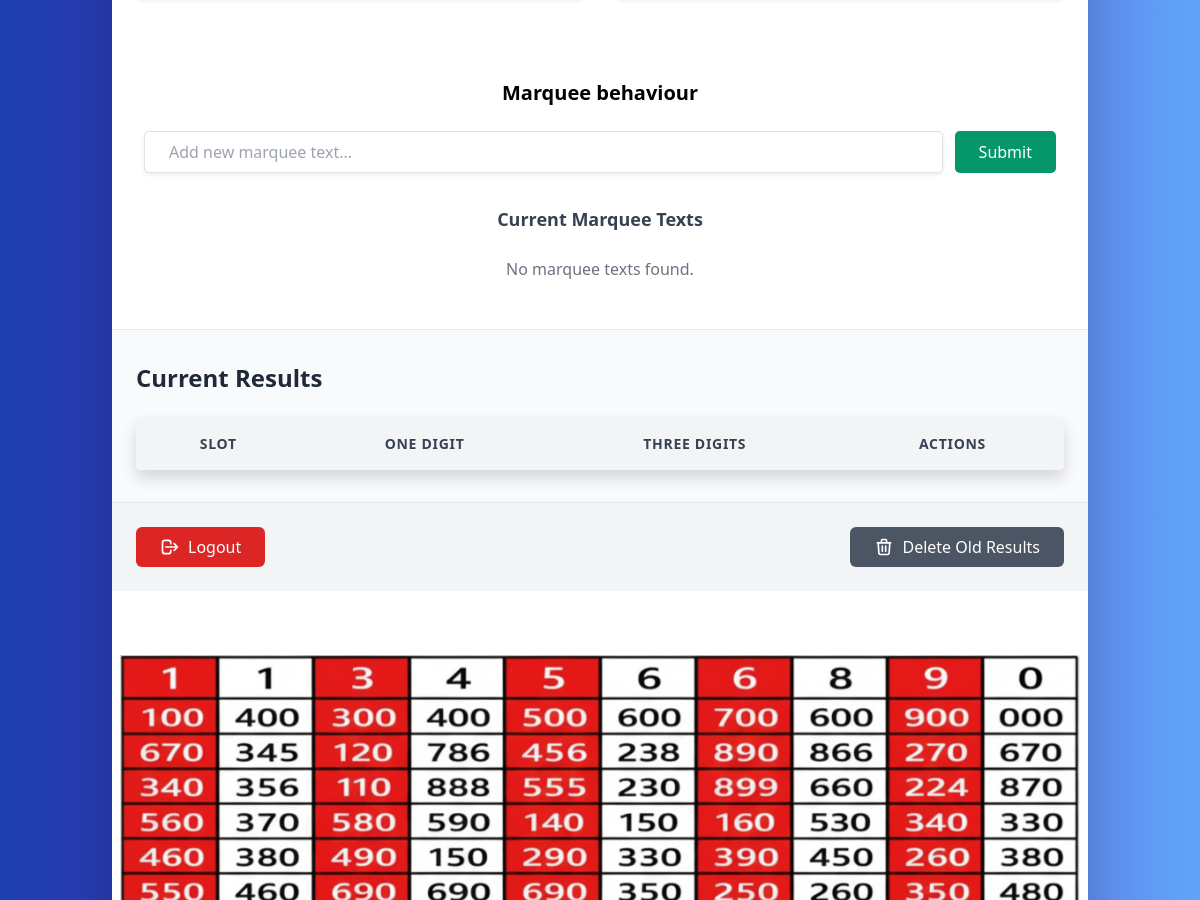
The app's page /admin (signed in, middle part), older data.
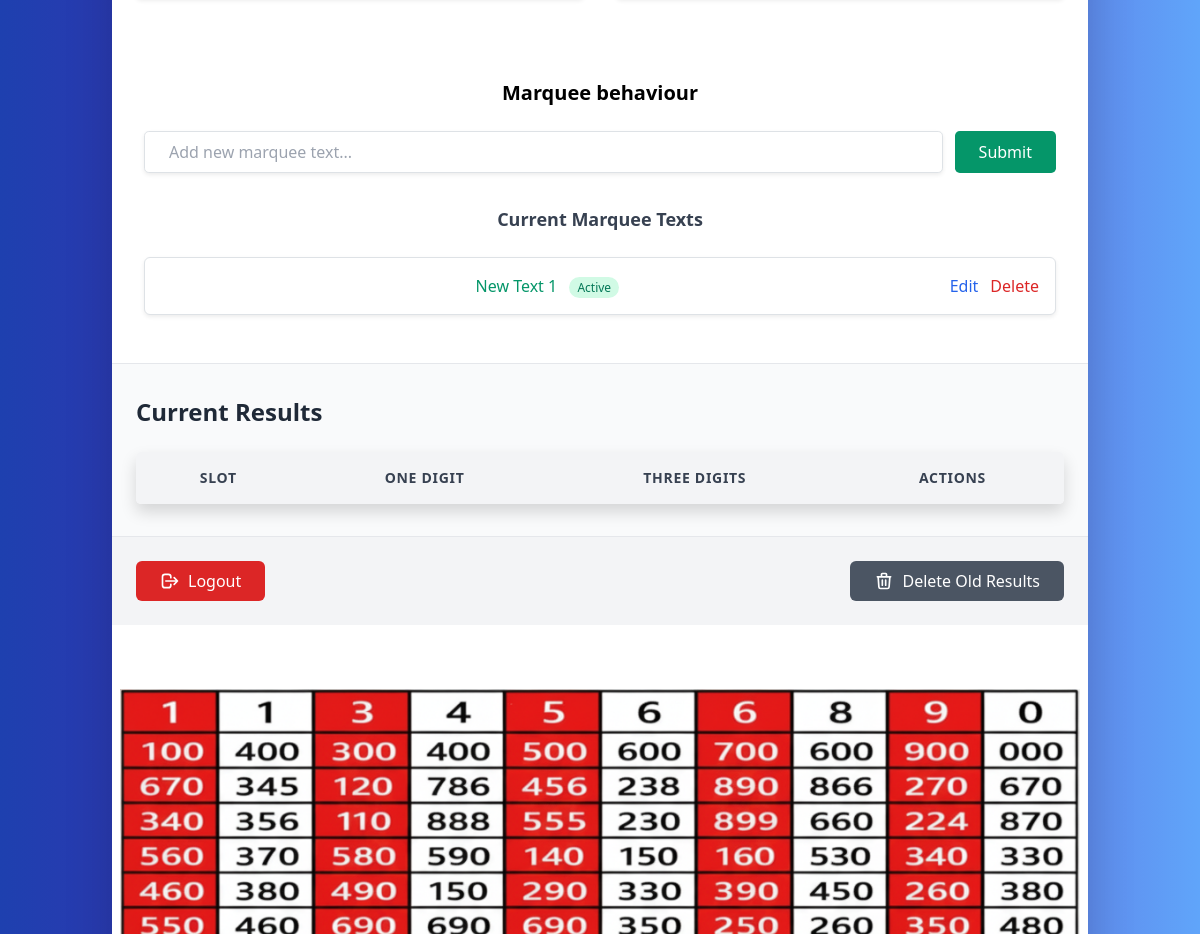
The same page, newer data.
### app.py (models this page shows)
class MarqueeText(db.Model):
    __tablename__ = "marquee_texts"
    id = db.Column(db.Integer, primary_key=True)
    text = db.Column(db.String(255), nullable=False)
    is_active = db.Column(db.Boolean, default=True)  # active/inactive status
    created_at = db.Column(db.DateTime, server_default=db.func.now())

### app.py (the view, shortened to what this page needs)
@app.route("/admin", methods=["GET", "POST"])
def admin():
    if 'admin' not in session:
        return redirect(url_for('admin_auth'))
    now = datetime.now(timezone("Asia/Kolkata"))
    currentday = now.strftime('%d-%b-%Y(%a)')
    daily_data = Result.query.filter_by(date=currentday).first()
    daily_extra = Extra.query.filter_by(date=currentday).first()
    marquee_texts = MarqueeText.query.all()
    return render_template(
        'admin.html',
        daily_data=daily_data,
        daily_extra=daily_extra,
        marquee_texts=marquee_texts,
        title="Admin Panel"
    )

### templates/admin.html (shortened to what the changed rows need)
{% extends 'layout.html' %}
{% block body %}
<link href="https://cdn.jsdelivr.net/npm/tailwindcss@2.2.19/dist/tailwind.min.css" rel="stylesheet">
<body class="min-h-screen bg-gradient-to-r from-blue-800 via-purple-800 to-blue-400">
  <div class="container mx-auto px-4  py-8 mb-60 mt-10">
    <div class="w-full mx-auto bg-white rounded-xl shadow-lg overflow-hidden">
<div class=" justify-center mt-5 mb-10 ml-2 mr-2 gap-4">
<h2 class="text-black text-center font-bold text-xl">Marquee behaviour</h2>
<div class="flex-1 px-4 py-2 text-center">
<div class="space-y-3">
  {% for item in marquee_texts %}
  <div class="flex items-center justify-between bg-white p-3 rounded-md shadow-sm border border-gray-200">
    <div class="flex-1 overflow-x-auto">
      <span class="whitespace-nowrap font-medium
        {{ 'text-green-600' if item.is_active else 'text-red-600' }}">
        {{ item.text }}
      </span>
      <span class="ml-2 px-2 py-0.5 text-xs rounded-full
        {{ 'bg-green-100 text-green-700' if item.is_active else 'bg-red-100 text-red-700' }}">
        {{ 'Active' if item.is_active else 'Inactive' }}
      </span>
    </div>
    <div class="flex-shrink-0 flex gap-3 ml-3">
      <a href="{{ url_for('edit_marquee', id=item.id) }}"
         class="text-blue-600 hover:text-blue-800 font-medium">Edit</a>
      <a href="{{ url_for('delete_marquee', id=item.id) }}"
         class="text-red-600 hover:text-red-800 font-medium"
         onclick="return confirm('Are you sure you want to delete this marquee text?');">Delete</a>
    </div>
  </div>
  {% else %}
  <p class="text-gray-500">No marquee texts found.</p>
  {% endfor %}
</div>
</div>
</div>
      <div class="px-6 py-8 bg-gray-50 border-t border-gray-200 no-underline">
        <h2 class="text-2xl font-semibold text-gray-800 mb-6">Current Results</h2>
        <div class="overflow-x-auto rounded-lg shadow ">
          <table class="min-w-full divide-y divide-gray-200 bg-white text-center">
            <thead class="bg-gray-100">
              <tr>
                <th class="px-6 py-3  text-sm font-bold  text-gray-700 uppercase tracking-wider text-black">Slot</th>
                <th class="px-6 py-3 text-sm font-bold text-gray-700 uppercase tracking-wider">One Digit</th>
                <th class="px-6 py-3  text-sm font-bold text-gray-700 uppercase tracking-wider">Three Digits</th>
                <th class="px-6 py-3  text-sm font-bold text-gray-700 uppercase tracking-wider">Actions</th>
              </tr>
            </thead>
          </table>
        </div>
      </div>
    </div>
  </div>
</body>
{% endblock body %}

Row changes from the older to the newer data that the page shows:
added MarqueeText: text "New Text 1", is_active "Active"
Text that changed along with them:
text no longer shown: "No marquee texts found."
